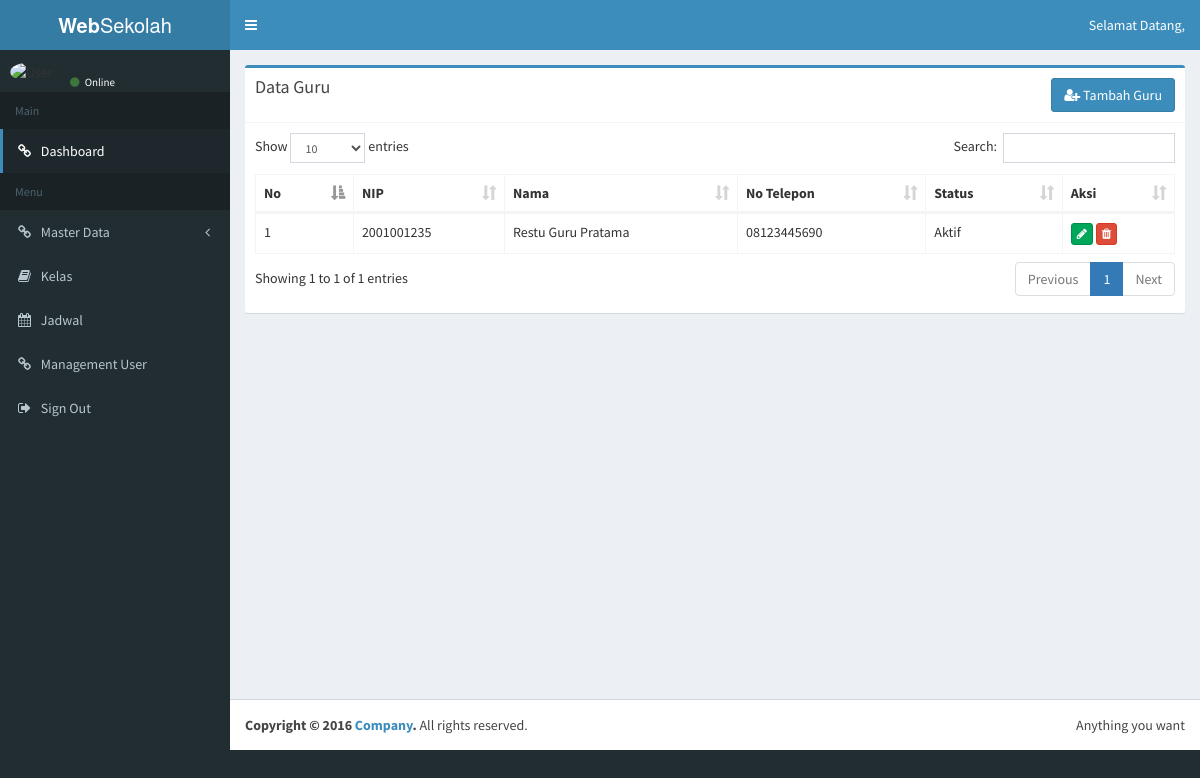
Page /index.php/admin/guru on the earlier database version.
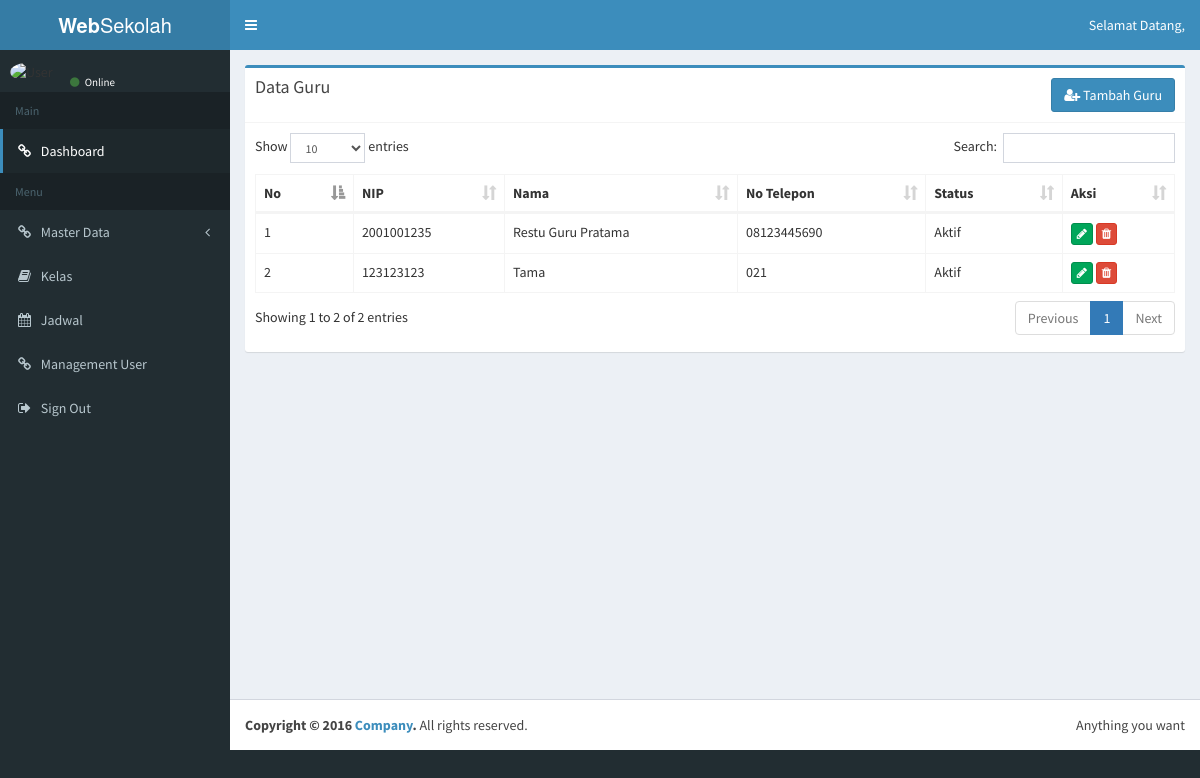
Same page on the later database version.
### tables this page shows
CREATE TABLE `tb_guru` (
  `id_guru` int(11) NOT NULL,
  `nip` varchar(16) NOT NULL,
  `nama` varchar(128) NOT NULL,
  `no_telp` varchar(16) NOT NULL,
  `jenis_kelamin` varchar(16) NOT NULL,
  `agama` varchar(16) NOT NULL,
  `tempat_lahir` varchar(64) NOT NULL,
  `tanggal_lahir` date NOT NULL,
  `alamat` varchar(128) NOT NULL,
  `status` varchar(16) NOT NULL,
  `password` varchar(128) NOT NULL,
  `image` varchar(128) NOT NULL,
  `id_role` int(11) NOT NULL,
  `date_added` datetime NOT NULL
);

### application/controllers/admin/guru.php (called while the page is built, shortened)
<?php
class Guru extends CI_Controller
{
	public function __construct()
	{
		$this->load->model('Model_guru');
	}
	public function index()
	{
		$data['user'] = $this->db->get_where('tb_user', ['username' => $this->session->userdata('username')])->row_array();
		$data['dataguru'] = $this->Model_guru->getalldata();
		$data['title'] = 'Data Guru';
		$this->load->view('admin/layout/header', $data);
		$this->load->view('admin/layout/topbar', $data);
		$this->load->view('admin/layout/sidebar', $data);
		$this->load->view('admin/guru/guru', $data);
		$this->load->view('admin/layout/footer', $data);
	}
}

### index.php (called while the page is built, shortened)
<?php
require_once BASEPATH.'core/CodeIgniter.php';

### application/models/Model_guru.php (called while the page is built, shortened)
<?php
class Model_guru extends CI_Model
{
	public function getalldata()
	{
		return $this->db->get('tb_guru')->result_array();
	}
}

### application/views/admin/guru/guru.php (the view, shortened to what this page needs)
<div class="content-wrapper">
  <section class="content">
    <div class="box box-primary">
      <div class="box-header with-border">
        <h3 class="box-title">Data Guru</h3>
        <a href="<?= base_url(); ?>admin/guru/tambahguru" class="btn btn-primary pull-right"><i class="fa fa-user-plus"></i> Tambah Guru</a>
      </div>
      <div class="box-body">
        <table id="example1" class="table table-bordered table-hover">
         <thead>
          <tr>
            <th>No</th>
            <th>NIP</th>
            <th>Nama</th>
            <th>No Telepon</th>
            <th>Status</th>
            <th>Aksi</th>
          </tr>
        </thead>
        <tbody>
          <?php
          $no = 1;
          foreach($dataguru as $guru) :
            ?>
            <tr>
              <td><?= $no++; ?></td>
              <td><?= $guru['nip']; ?></td>
              <td><?= $guru['nama']; ?></td>
              <td><?= $guru['no_telp']; ?></td>
              <td><?= $guru['status']; ?></td>
              <td>
                <a href="<?=  base_url(); ?>admin/guru/editguru/<?= $guru['id_guru']; ?>" class="btn btn-success btn-xs"><i class="fa fa-pencil"></i></a>
                <a href="<?=  base_url(); ?>admin/guru/hapusguru/<?= $guru['id_guru']; ?>" class="btn btn-danger btn-xs remove"><i class="fa fa-trash"></i></a>
              </td>
            </tr>
          <?php endforeach; ?>
          </tbody>
        </table>
      </div>
    </div>
  </section>
</div>

Differences in the rows shown:
added tb_guru: nip "123123123", nama "Tama", no_telp "021", status "Aktif"
Other differences:
text written by a page script: "Show entries Search: Showing 1 to 1 of 1 entries Previous 1 Next" → "Show entries Search: Showing 1 to 2 of 2 entries Previous 1 Next"
